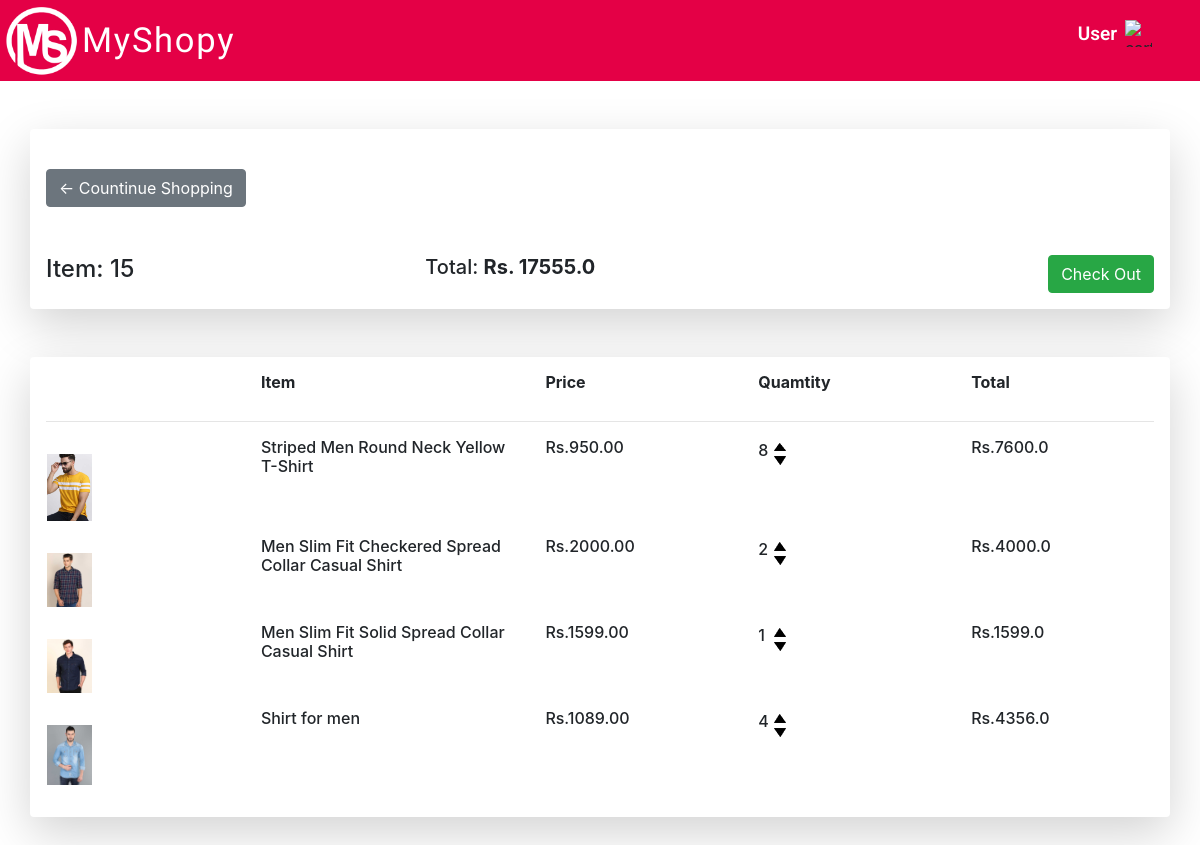
Page /cart/ (signed in) on the earlier database version.
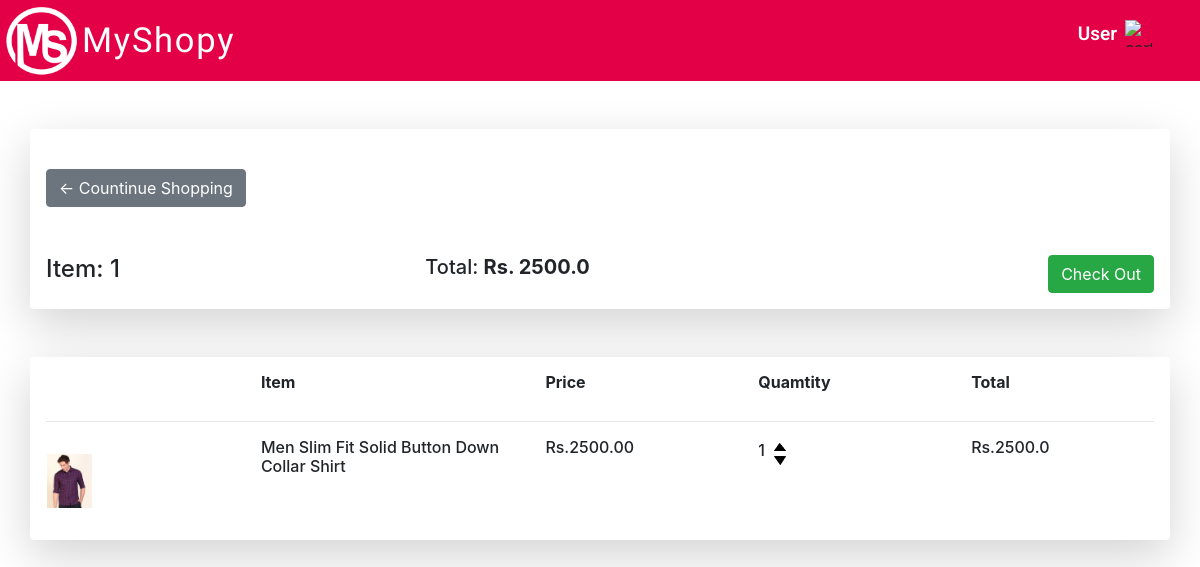
Same page on the later database version.
### store/models.py (models this page shows, shortened)
class Order(models.Model):
    customer = models.ForeignKey(Customer, on_delete=models.SET_NULL, null=True, blank=True)
    date_ordered = models.DateTimeField(auto_now_add=True)
    complete = models.BooleanField(default=False)
    transaction_id = models.CharField(max_length=100, null=True)
    @property
    def get_cart_total(self):
        orderitems = self.orderitem_set.all()
        total = sum([item.get_total for item in orderitems])
        return total
    @property
    def get_cart_items(self):
        orderitems = self.orderitem_set.all()
        total = sum([item.quantity for item in orderitems])
        return total

class OrderItem(models.Model):
    customer = models.ForeignKey(Customer, on_delete=models.SET_NULL, null=True, blank=True)
    product = models.ForeignKey(ProductMen, on_delete=models.SET_NULL, null=True)
    order = models.ForeignKey(Order, on_delete=models.SET_NULL, null=True)
    quantity = models.IntegerField(default=0, null=True, blank=True)
    date_added = models.DateTimeField(auto_now_add=True)
    @property
    def get_total(self):
        total = self.product.price * self.quantity
        return total

class ProductMen(models.Model):
    name = models.CharField(max_length=200)
    price = models.FloatField()
    digital = models.BooleanField(default=False, null=True, blank=False)
    image = models.ImageField(null=True, blank=True, height_field=None, width_field=None)
    @property
    def imageURL(self):
        try:
            url = self.image.url
        except:
            url = " "
        return url

### store/views.py (the view)
# urls.py: path('cart/', views.cart, name="cart"),
def cart(request):
    if request.user.is_authenticated:
        customer = request.user.customer
        order, created = Order.objects.get_or_create(customer=customer, complete=False)
        items = order.orderitem_set.all()
        cartItems = order.get_cart_items
    else:
        items = []
        order = {'get_cart_total': 0, 'get_cart_items': 0, 'shipping': False}
        artItems = order['get_cart_items']
    context = {'items': items, 'order': order}
    return render(request, 'store/cart.html', context)

### store/templates/store/cart.html (shortened to what this page needs)
{% load static %}
<!DOCTYPE html>
<html lang="en">
<head>
    <link rel="stylesheet" href="{% static 'css/cartStyle.css' %}">
    <link rel="stylesheet" href="https://stackpath.bootstrapcdn.com/bootstrap/4.3.1/css/bootstrap.min.css">
</head>
<body>
    <div class="root">
        <div class="row nav-bar">
            <div class="col-md-3">
                <img class="logo-img" src="{% static 'images/imgbin_logo-circlr-redmi-5-xiaomi-png.png' %}" alt="logo-image">
                <h6 class="logo-text pt-3 ">MyShopy</h6>
            </div>
            <div class="col-md-6 ">
                </div>
            <div class="col-md-3 pt-3">
                <img class="user_img mr-5 mt-1" src="{% static 'images/icons8-change-user-50.png' %}" alt="cart_image">
                <h6 class="cart-text pt-2 pr-2">User</h6>
            </div>
        </div>
        <div class="container shadow-lg p-3 mb-5 bg-white rounded mt-5">
            <div class="row">
                <div class="col-md-4 pt-4">
                    <a href="{% url 'store' %}">
                        <button type="button" class="btn btn-secondary" data-toggle="button" aria-pressed="false" autocomplete="off">
                        &#x2190; Countinue Shopping
                      </button>
                    </a>
                </div>
                <div class="col-md-4"></div>
                <div class="col-md-4"></div>
            </div>
            <div class="row pt-5">
                <div class="col-md-4">
                    <h4>Item: {{order.get_cart_items}}</h4>
                </div>
                <div class="col-md-4 ">
                    <h5>Total: <strong>Rs. {{order.get_cart_total}}</strong></h5>
                </div>
                <div class="col-md-4 ">
                    <a href="{% url 'checkout' %}">
                    <button style="float: right;" type="button" class="btn btn-success">Check Out</button>
                    </a>
                </div>
            </div>
        </div>
        <div class="container shadow-lg p-3 mb-5 bg-white rounded mt-5">
            <div class="row">
                <div class="col p-3"></div>
                <div class="col-3"><h6 style="font-weight: bold;">Item</h6></div>
                <div class="col"><h6 style="font-weight: bolder;">Price</h6></div>
                <div class="col"><h6 style="font-weight: bolder;">Quamtity</h6></div>
                <div class="col"><h6 style="font-weight: bolder;">Total</h6></div>
            </div>
            <hr>
            {% for item in items %}
            <div class="row">
                <div class="col p-3"><img src="{{item.product.imageURL}}" width="45px" alt=""></div>
                <div class="col-3"><h6 style="font-weight: 500;">{{item.product.name}}</h6></div>
                <div class="col"><h6 style="font-weight: 500;">Rs.{{item.product.price|floatformat:2}}</h6></div>
                <div class="col">
                    <p style="font-weight: 500; float:left;">
                    {{item.quantity}}
                    </p>
                    <img data-product="{{item.product.id}}" data-action="add" class="ml-3 chg-quantity update-cart" src="{% static 'images/arrow-up.png' %}">
                    <img data-product="{{item.product.id}}" data-action="remove" class="ml-3 chg-quantity update-cart" src="{% static 'images/arrow-down.png' %}">
                </div>
                <div class="col"><h6 style="font-weight: 500;">Rs.{{item.get_total}}</h6></div>
            </div>
            {% endfor %}
        </div>
    </div>
</body>
</html>

### static/css/cartStyle.css (style rules this page uses)
.root { margin:0; padding:0; }
.nav-bar { left: 0%; right: 0%; top: 8.33%; background: #E40046; }
.logo-text { font-family: 'Vibur', cursive; font-style: normal; font-weight: normal; font-size: 34.5px; line-height: 49px; letter-spacing: 0.05em; float: left; color: #FFFFFF; }
.logo-img { float: left; border-radius: 20.5px; width:82px; height:80.57px; filter: brightness(4.5); }
.cart-text { float: right; color: #ffff; font-family: Roboto; font-style: normal; font-weight: 600; font-size: 19px; line-height: 19px; }
.user_img { float: right; width: 27px; height: 27px; }
.chg-quantity { width: 12px; cursor: pointer; display: block; margin-top: 5px; transition:.1s; }

### store/templates/store/cart.html (style rules this page uses)
.chg-quantity { width: 12px; cursor: pointer; display: block; margin-top: 5px; transition:.1s; }

Differences in the rows shown:
removed Order: get_cart_items "15", get_cart_total "17555.0"
removed OrderItem: product.imageURL (picture), product.name "Striped Men Round Neck Yellow T-Shirt", product.price "950.00", quantity "8", get_total "7600.0"
removed OrderItem: product.imageURL (picture), product.name "Men Slim Fit Checkered Spread Collar Casual Shirt", product.price "2000.00", quantity "2", get_total "4000.0"
removed OrderItem: product.imageURL (picture), product.name "Men Slim Fit Solid Spread Collar Casual Shirt", product.price "1599.00", quantity "1", get_total "1599.0"
removed OrderItem: product.imageURL (picture), product.name "Shirt for men", product.price "1089.00", quantity "4", get_total "4356.0"
added Order: get_cart_items "1", get_cart_total "2500.0"
added OrderItem: product.imageURL (picture), product.name "Men Slim Fit Solid Button Down Collar Shirt", product.price "2500.00", quantity "1", get_total "2500.0"
